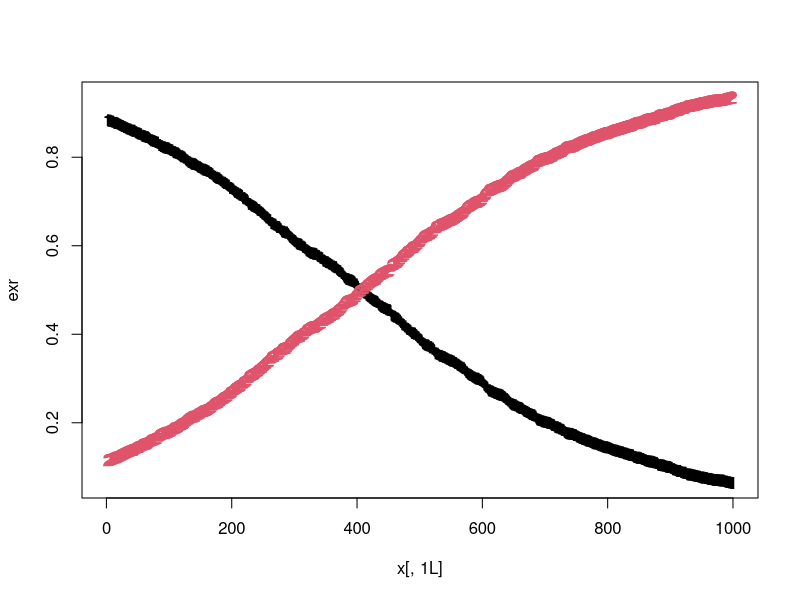
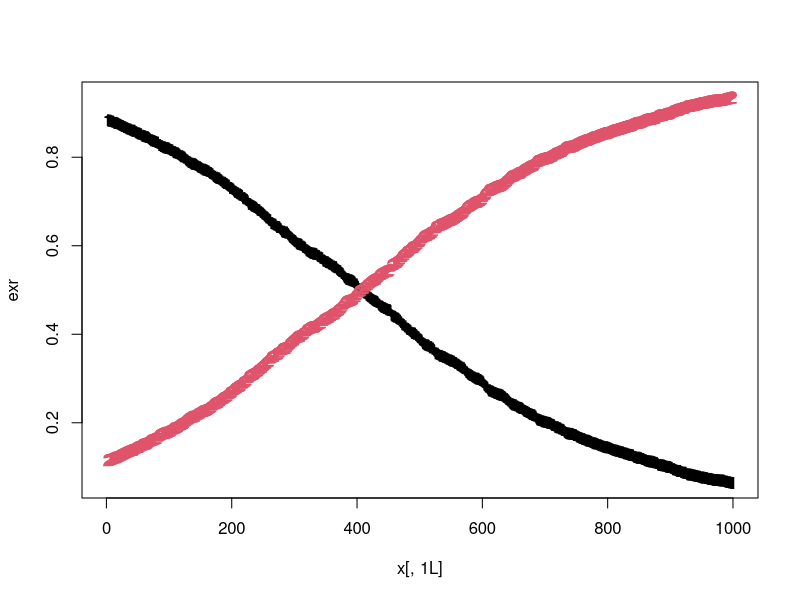
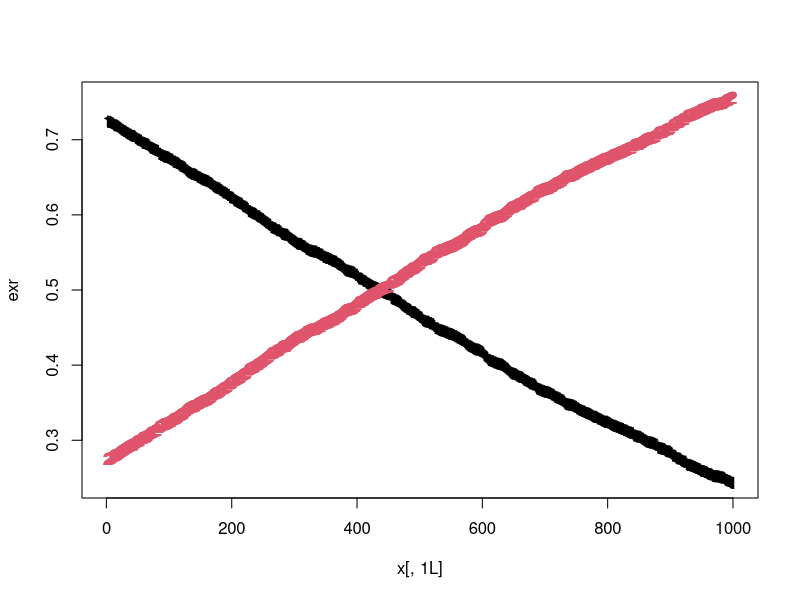
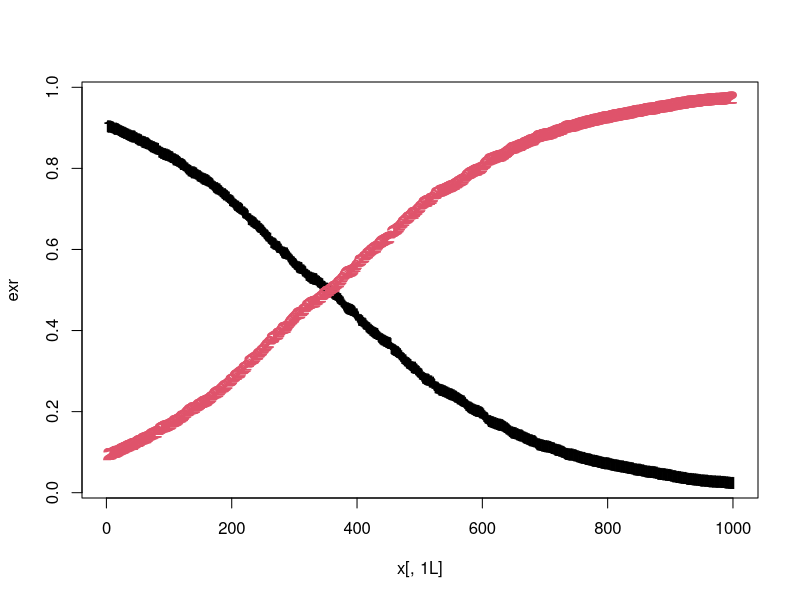
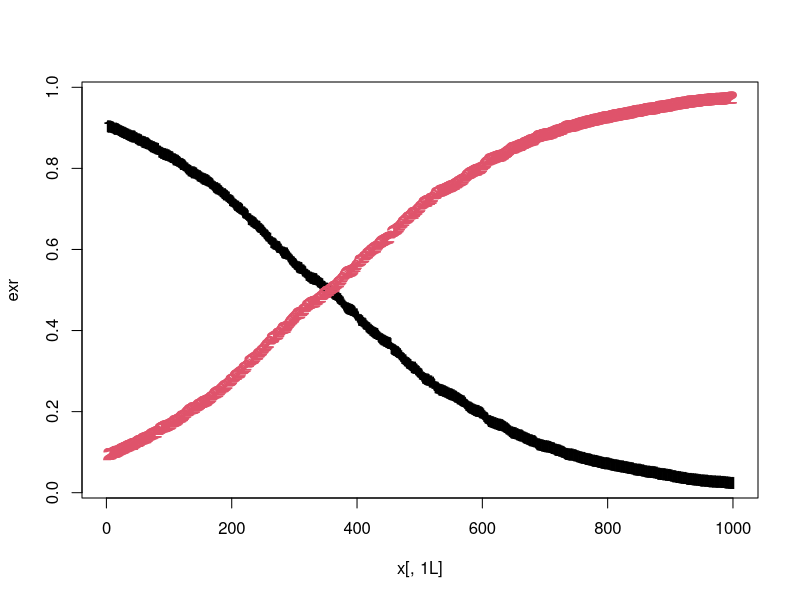
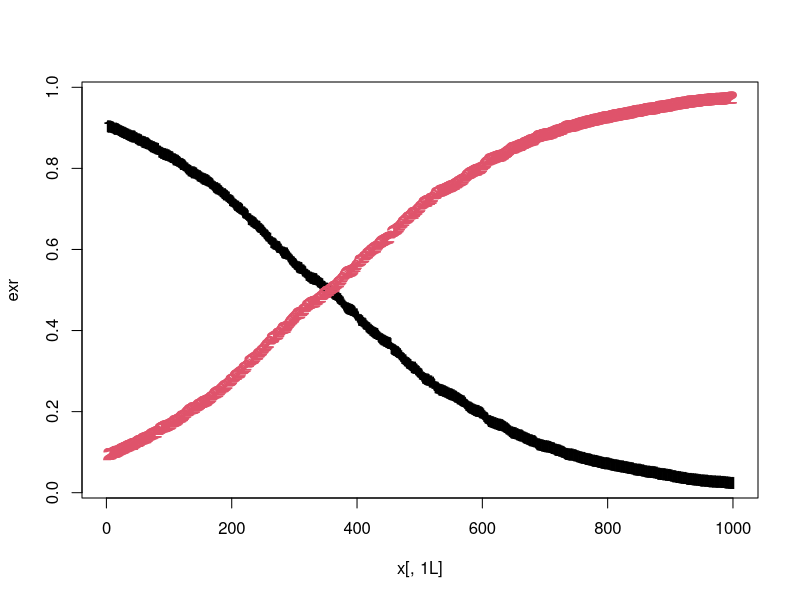
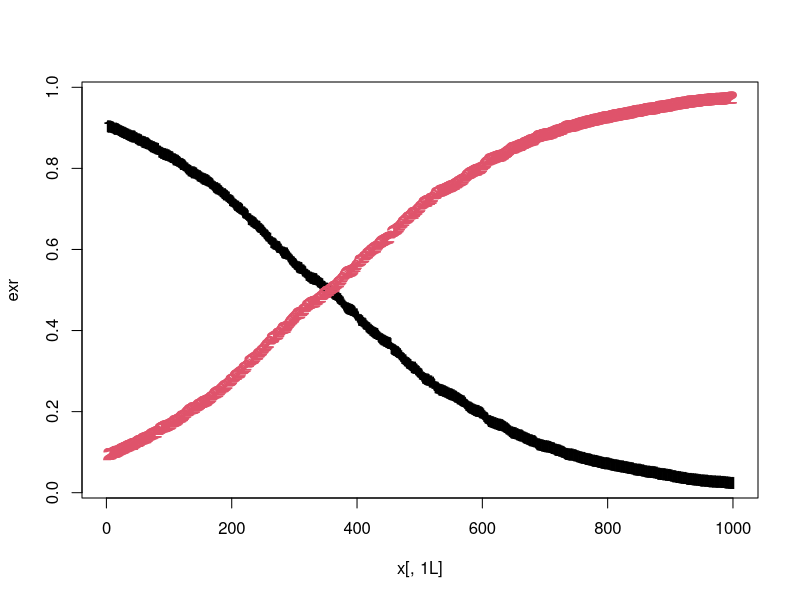
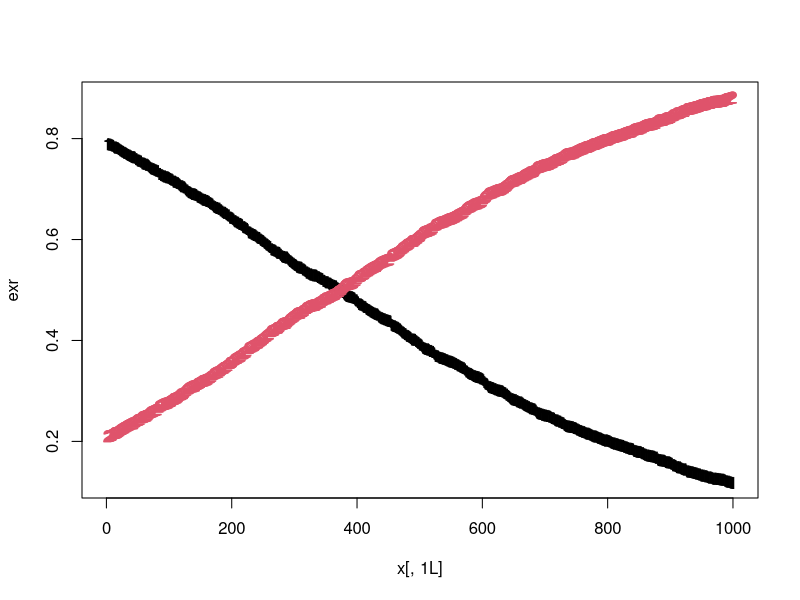

These figures' R source, in order: (Note: this script raises an error after producing the figures.)

library(mvtnorm)
library(MASS)
options(error=dump.frames)

# t - registered time, no censorship, nx1
# t.l, t.u - lower and upper bounds in interval-censored data, nx1 each 
# if data is uncensored, they should be equal (but only t.l is used)
# right.censored - indicator, nx1
# interv.censored - indicator, nx1
# X covariates - nxp
# w - simulated latent times, nx1
# Z - indicator of latent component, n x J
# beta - coeffcients of AFT models, J x p
# sigma - sigma of AFT models, J x 1 
# rho - coefficients of logistic link, J x p

moaftme.sampler <- function(t.l, t.u, right.censored, int.censored, X, J, M, 
        n0, S0, b0, B0, tune) {
    n <- nrow(X)
    p <- ncol(X)

    # samples
    w.samples <- matrix(NA, nrow=M, ncol=n)
    Z.samples <- array(NA, c(M, n, J))
    sigma.samples <- matrix(nrow=M, ncol=J)
    # usar B0
    beta.samples <- array(NA, c(M, J, p))
    rho.samples <- array(NA, c(M, J, p))

    # initial sampling
    Z.samples[1,,] <- t(rmultinom(n, 1, rep(1/J, J)))
    beta.samples[1,,] <- matrix(rnorm(p*J, mean=0, sd=1), ncol=p)
    rho.samples[1,,] <- matrix(rnorm(p*J, mean=0, sd=1), ncol=p)
    # set first col to zero for identifiability
    rho.samples[1,1,] <- matrix(0, nrow=p, ncol=1)
    #sigma.samples[1,] <- matrix(1/rgamma(J, n0/2, n0*S0/2), nrow=1)
    sigma.samples[1,] <- matrix(1, nrow=1, ncol=J)
    w.samples[1,] <- matrix(0, nrow=n)

    accepts <- rep(0, J)

    # main loop
    for (m in 2:M) {
        print(m)

        w.samples[m,] <- sample.w(t.l, t.u, right.censored, int.censored,
                Z.samples[m-1,,],
                X,
                beta.samples[m-1,,],
                sigma.samples[m-1,])
        #w.samples[m,] <- sample.w.2(t.l, t.u, right.censored, int.censored,
        #        X,
        #        beta.samples[m-1,,],
        #        rho.samples[m-1,,],
        #        sigma.samples[m-1,])

        Z.samples[m,,] <- sample.z(w.samples[m,], X,
                beta.samples[m-1,,], 
                rho.samples[m-1,,],
                sigma.samples[m-1,])
        #print (Z.samples[m,,])
        
        if (any(colSums(Z.samples[m,,])==0)) {
        }

        # sample.beta uses log of time
        Y <- log(w.samples[m,])
        #out <- sample.beta.2(Y, X, Z.samples[m,,])
        out <- sample.beta(Y, X, Z.samples[m,,], n0, S0, b0, B0)
        beta.samples[m,,] <- out$beta
        sigma.samples[m,] <- out$sigma
        
        out <- sample.rho(X, Z.samples[m,,], rho.samples[m-1,,], tune)
        rho.samples[m,,] <- out$rho
        accepts <- accepts + out$accept

    }
    acc.rate <- (accepts*100)/m
    list(w.samples=w.samples,Z.samples=Z.samples,sigma.samples=sigma.samples,
            beta.samples=beta.samples,rho.samples=rho.samples,acc.rate=acc.rate)
}

# return .w, 1xp matrix of pseudo-observations
sample.w <- function(t.l, t.u, right.censored, int.censored, Z, X,
        .beta, .sigma) {
    # convert from 0,1 to T,F
    Z <- (Z == 1)
    # by default (no censorship) .w[i] = t.l
    .w <- t.l
    for (i in 1:nrow(t.l)) {
        xtb <- crossprod(X[i,], .beta[Z[i,],])
        s <- .sigma[Z[i,]]
        if (int.censored[i]==1) {
            FlFu <- plnorm(c(t.l[i], t.u[i]), xtb, s)
            # handle case when Fl and Fu ~ 1
            if (FlFu[1] > (1-1e-6)) {
                .w[i] <- runif(1, t.l[i], t.u[i])
            } else {
                .w[i] <- qlnorm(runif(1, FlFu[1], FlFu[2]), xtb, s)
            }
        } else if (right.censored[i]==1) {
            Fl <- plnorm(t.l[i], xtb, s)
            .w[i] <- qlnorm(runif(1, Fl, 1 ), xtb, s)
            .w[i] <- ifelse(is.infinite(.w[i]), t.l[i], .w[i])
        }
        #print(.w[i])
        if (is.infinite(.w[i])) {
            print('Infinite')
        }
        if (is.nan(.w[i])) {
            print('nan')
        }
        if (is.infinite(.w[i]) || is.nan(.w[i])) {
            print(.beta[Z[i,],])
            print(s)
            print(xtb)
            print(sprintf("i=%d, Fl=%f, Fu=%f, rc=%d", i, plnorm(t.l[i], xtb, s), plnorm(t.u[i], xtb, s), right.censored[i]))
        }
 
    }
    .w
}

sample.w.2 <- function(t.l, t.u, right.censored, int.censored, X,
        .beta, .rho, .sigma) {
    # convert from 0,1 to T,F
    .w <- matrix(nrow=1,ncol=nrow(X))
    for (i in 1:nrow(t.l)) {
        if (int.censored[i]==1) {
            Fl <- dF.i(t.l[i], X[i,], .beta, .rho, .sigma)
            Fu <- dF.i(t.u[i], X[i,], .beta, .rho, .sigma)
            Fw <- runif(1, Fl, Fu) 
            f.tmp <- function(w) {
                Fw-dF.i(w, X[i,], .beta, .rho, .sigma)
            }
            t. <- seq(0, 1, 0.01) 
            ft. <- apply(as.matrix(t.), 1,f.tmp)
            .w[i,] <- uniroot(f.tmp, lower=t.l[i], upper=t.u[i])
        } else if (right.censored[i]==1) {
            Fl <- dF.i(t.l[i], X[i,], .beta, .rho, .sigma)
            Fw <- function(w) {
                runif(1, Fl, 1)-dF.i(w, X[i,], .beta, .rho, .sigma)
            }
            print(sprintf("%f %f %f %f" , t.l[i], 1, Fw(t.l[i]), Fw(1)))
            .w[i] <- uniroot(Fw, lower=t.l[i], upper=999)
        } else {
            .w[i] <- t.l[i]
        }
    }
    .w
}

# return nxJ matrix Z where Z[i,j]=1 indicates obs. i comes from component j
sample.z <- function(w, X, .beta, .rho, .sigma) {
    # .p: nxj matrix where .p(i,j) = p(x.i, rho.j)
    xtr <- tcrossprod(X, .rho)
    # logs to (try to) avoid overflow
    .p <- exp(xtr - repmat(log(rowSums(exp(xtr))), 1, nrow(.rho)))

    # .f: nxj matrix where .f(i,j) = .f_j(x.i, .beta.j) 
    .f <- dlnorm(repmat(w, 1, ncol(.p)), tcrossprod(X,.beta), repmat(matrix(.sigma,nrow=1), nrow(X), 1))
    # h: nxj matrix where

    #hist(w, 20)
    #print(w)
    #print (.f)

    #h <- matrix(1, nrow=nrow(.p), ncol=ncol(.p))
    #for (j in 1:ncol(.p)) {
    #    for (j2 in 1:ncol(.p)) {
    #        if (j2 != j) {
    #            h[,j] <- h[,j] + (.p[,j2]*.f[,j2])/(.p[,j]*.f[,j])
    #            #(.p[,j2]*.f[,j2])
    #            #(.p[,j]*.f[,j])
    #            #print((.p[,j2]*.f[,j2])/(.p[,j]*.f[,j]))
    #            #(1 + (.p[,j2]*.f[,j2])/(.p[,j]*.f[,j]))^(-1)
    #        }
    #    }
    #}
    #h <- 1/h

    h <- .f * .p

    if (any(is.nan(h))) {
        #print("nan")
        #print(xtr)
        ##print(rowSums(exp(xtr)))
        #print(.p)
        #print(.f)
    }

    Z <- matrix(nrow=nrow(X), ncol=nrow(.beta))
    for (i in 1:nrow(X)) {
        Z[i,] <- rmultinom(1, 1, h[i,])
    }
    Z
}

# Y: log(w)
# z: column of memberships for jth component
sample.beta <- function(Y,X,Z,n0,S0,b0,B0) {

    #J x p
    out.beta <- matrix(NA, nrow=ncol(Z), ncol=ncol(X))
    #1 x J
    out.sigma <- matrix(NA, nrow=1, ncol=ncol(Z))
    for (j in 1:nrow(out.beta)) {
        #out <- sample.beta.j(Y, X, Z.samples[m,,j], sigma.samples[m-1,j]^2, n0, S0, b0, B0)  
        #sigma.samples[m,j] <- sqrt(out$sig2j)
        #beta.samples[m,j,] <- t(out$beta.j)
        X.s<- matrix(X[Z[,j]==1,],nrow=sum(Z[,j]) ,ncol=ncol(X))
        Y.s<- Y[Z[,j]==1]
        .n <-nrow(X.s)
        p <- ncol(X.s)
        b0<-matrix(0,ncol(X.s),1)
        B0<-1000*diag(ncol(X.s))
        B1<- ginv(ginv(B0) + t(X.s) %*% X.s)
        b1<-B1%*%(ginv(B0)%*%b0 + t(X.s)%*%Y.s)
        beta.h<- ginv(t(X.s)%*% X.s ) %*% t(X.s) %*% Y.s
        n1<-n0 + .n
        #beta.j<- t(rmvt(1,B1,n1)) + b1
        beta.j<- t(rmvt(1,B1,n1)) + b1
        S2 <- t(Y.s)%*% ( diag(.n) - X.s%*%ginv(t(X.s)%*% X.s)%*%t(X.s) )%*% Y.s / (.n - ncol(X.s))
        n1S1<-n0*S0 + (.n-p)*S2[1,1] + t(beta.h - b0)%*% ginv( B0 + ginv(t(X.s)%*%X.s) ) %*% (beta.h -b0)
        out.sigma[j] <- sqrt(1/ rgamma(1,n1/2,n1S1/2))
        out.beta[j,] <- beta.j 
        #while (is.nan(sigma.j))  {
        #    sigma.j <- 1/ rgamma(1,n1/2,n1S1/2)
        #}
    }
    list(beta=out.beta,sigma=out.sigma)
}

sample.beta.2 <- function(Y, X, Z) {
    #J x p
    out.beta <- matrix(NA, nrow=ncol(Z), ncol=ncol(X))
    #1 x J
    out.sigma <- matrix(NA, nrow=1, ncol=ncol(Z))

    # 0,1 -> T,F for indexing
    Z <- (Z==1)
    for (j in 1:nrow(out.beta)) {
        X.s <- X[Z[,j],]
        Y.s <- matrix(Y[Z[,j]],ncol=1)
        fit = lm(Y.s ~ 0 + X.s)
        .beta.hat <- matrix(fit$coef, c(1, fit$rank))
        s2 <- sum(fit$residuals^2)/fit$df.residual
        shape <- fit$df.residual/2
        rate <- fit$df.residual/2 * s2
        vbeta <- vcov(fit)/s2
        out.sigma[j] <- sqrt(1/rgamma(1, shape=shape, rate=rate))
        print(.beta.hat)
        print(vbeta)
        .beta <- mvrnorm(1, rep(0, ncol(.beta.hat)), vbeta) 
        out.beta[j,] <- .beta.hat + .beta * out.sigma[j]
    }
    #log.post <- function(.beta) {
    #    P1 <- X %*% solve(t(X.s) %*% X) %*% t(X)
    #    -(p+1)/2 * log(n+1) - n/2 * log(t(y) %*% y -n/(n+1) * t(y) %*% P1 %*% y - 1/(n+1) * t(.beta) %*% t(X) %*% P1 %*% X %*% .beta)
    #}
    list(beta=out.beta, sigma=out.sigma)
}

# .rho: rho matrix Jxp
# tune: variance of proposal distrib
#  Z: nxJ membership matrix
# returns 1
sample.rho <- function(X, Z, .rho, tune) {
    # log posteriors of rows of a rho matrix
    # as a vector of length J
    log.post <- function(r) {
        # TODO flatness for log.pri
        log.pri <- dmvnorm(r, rep(0, ncol(X)), 10*diag(ncol(X)),log=TRUE)
        exr <- exp(tcrossprod(X, r))
        exr <- exr/repmat(rowSums(exr), 1, ncol(exr))
        log.lik <- colSums(log(exr))
        log.lik + log.pri
    }

    cand.rho <- matrix(NA, nrow=nrow(.rho), ncol=ncol(.rho))
    # set to zero for identifiability
    cand.rho[1,] <- 0
    for (j in 2:nrow(.rho)) {
        cand.rho[j,] <- rmvnorm(1, .rho[j,], tune*diag(ncol(.rho)))
    }
    # vector of ratios J
    ratio <- exp(log.post(cand.rho) - log.post(.rho)) 

    accept <- rep(0, nrow(.rho))
    for (j in 2:nrow(.rho)) {
        if (runif(1) < ratio[j]) {
            accept[j] <- 1
            .rho[j,] <- cand.rho[j,] 
        } 
    }

    exr <- exp(tcrossprod(X, .rho))
    exr <- exr/repmat(rowSums(exr), 1, ncol(exr))
    matplot(y=exr)
    #matplot(t(.rho), type='l')

    list(rho=.rho,accept=accept)
}

# matlab-like
repmat <- function(a,n,m) { kronecker(matrix(1, n, m), a) }

# F(t_i | x_i, theta)
dF.i <- function(t.i, x.i, .beta, .rho, .sigma) {
    .p <- exp(tcrossprod(x.i, .rho))
    .p <- .p/repmat(rowSums(.p), 1, ncol(.p))
    sum(.p*plnorm(t.i, meanlog=tcrossprod(x.i,.beta), sdlog=.sigma))
}

df.i <- function(t.i, x.i, .beta, .rho, .sigma) {
    .p <- exp(tcrossprod(x.i, .rho))
    .p <- .p/repmat(rowSums(.p), 1, ncol(.p))
    sum(.p*dlnorm(t.i, meanlog=tcrossprod(x.i,.beta), sdlog=.sigma))
}

sim.data <- function(plot=FALSE) {
    n <- 1000
    X <- matrix(sort(runif(n, -2, 2)),ncol=1)
    .beta <- matrix(c(1,-1), nrow=2)
    .rho <- matrix(c(16, 8), nrow=2)
    .sigma <- matrix(c(.2, .1), nrow=1)
    .p <- 1/(1+exp(-.rho[1]*X))
    z <- rbinom(length(X), 1,  .p) 
    t0 <- exp(.beta[1]*X[z==0])*exp(rnorm(sum(z==0))*.sigma[1]) 
    t1 <- exp(.beta[2]*X[z==1])*exp(rnorm(sum(z==1))*.sigma[2]) 
    if (plot) {
        plot(X, .p, type="l", ylab="t", col="green", xlim=c(-2,2), ylim=c(0, 2))
        points(X[z==0], t0, col="blue", xlim=c(-2,2))
        points(X[z==1], t1, col="red",  xlim=c(-2,2))
        #dev.print(device=pdf,"simdata.pdf")
    }
    t.l <- matrix(c(t0, t1),ncol=1)
    t.u <- t.l
    right.censored <- rep(0, n)
    int.censored <- rep(0,n)
    list(t.l=t.l,t.u=t.u,
            right.censored=right.censored,
            int.censored=int.censored,
            z=z,
            beta=.beta,
            rho=.rho,
            sigma=.sigma,
            X=X)
}

test.sample.z <- function() {
    d <- sim.data() 
    # use uncensored data
    w <- d$t.l
    z <- sample.z(w, d$X, d$beta, d$rho, d$sigma)
    print(d$z)
    print(z)
}

test.sample.w <- function() {
    n <- 40
    X <- matrix(0.1, nrow=n)
    x.i <- X[1,]
    .beta <- matrix(c(1), nrow=1)
    .sigma <- matrix(c(.2), nrow=1)

    t. <- seq(0, 2, 0.001) 
    Z <- matrix(1,nrow=nrow(X))

    # all int censored
    rc <- rep(0, length(t.))
    ic <- rep(1, length(t.))

    l <- 1.0
    u <- 1.4
    t.l <- matrix(rep(l, nrow(X)), ncol=1)
    t.u <- matrix(rep(u, nrow(X)), ncol=1)
    w <- sample.w(t.l, t.u, rc, ic, Z, X, .beta, .sigma) 

    xtb <- x.i*.beta
    sdlog <- .sigma
    F. <- plnorm(t., xtb, sdlog)
    f. <- dlnorm(t., xtb, sdlog)

    plot(t., F., type='l', col="red", xlim=c(0, max(t.)))
    lines(t., f./2, col="black", lty=4)
    lines(c(l, l), c(0, 10), col="gray")
    lines(c(u, u), c(0, 10), col="gray")
    Fl <- plnorm(l, xtb, sdlog)
    Fu <- plnorm(u, xtb, sdlog)
    Fw <- plnorm(w, xtb, sdlog)
    lines(c(0, max(t.)), c(Fl, Fl), col="green")
    lines(c(0, max(t.)), c(Fu, Fu), col="blue")
    points(w, rep(0, length(w)), pch='|')
    points(rep(0, length(Fw)), Fw, pch='-')
    #dev.print(device=pdf,"samplew.pdf")
}

test.sample.beta.j <- function() {
    z<-sample(c(0,1),size=1000,prob=c(0.4, 0.6) ,replace=T)
    X<-cbind(1,rnorm(1000))
    b<-matrix(c(2,5),2,1)
    Y<-X %*% b + rnorm(1000)

    sample.beta.j(Y,X,z,sig2j=3,n0=1,S0=2,b0=matrix(0,2,1),B0=100*diag(2))
}

test.sample.rho <- function() {
    d <- sim.data() 
    # use uncensored data
    w <- d$t.l
    tune <- 1
    Z <- sample.z(w, d$X, d$beta, d$rho, d$sigma)
    .rho <- matrix(c(2, 3), ncol=1) 
    for (i in 1:100) {
        out <- sample.rho(d$X, Z, .rho, tune)
        .rho <- out$rho
        #print(out$accept)
        #print(.rho)
    }
}

test.sampler.1 <- function() {
    n0 <- 1
    S0 <- diag(100)
    b0 <- 1
    B0 <- 1
    tune <- 1
    M <- 5000
    J <- 2

    sim <- sim.data()
    X <- cbind(rep(1,nrow(sim$X)), sim$X)

    rc <- sim$right.censored
    ic <- sim$int.censored

    out <- moaftme.sampler(sim$t.l, sim$t.u, rc, ic, X, J, M, 
        n0=1, S0=2, b0=matrix(0,2,1), B0=100*diag(2), tune)
}

test.sampler.2 <- function() {
    n0 <- 1
    S0 <- diag(100)
    b0 <- 1
    B0 <- 1
    tune <- 50
    M <- 3000
    J <- 2

    d <- read.table('flourbeetle.txt', header=TRUE)

    X <- model.matrix(~ X1, d)

    rc <- d$rc
    ic <- d$ic
    t.l <- matrix(d$t.l,ncol=1)
    t.u <- matrix(d$t.u,ncol=1)

    out <- moaftme.sampler(t.l, t.u, rc, ic, X, J, M, 
        n0=1, S0=2, b0=matrix(0,2,1), B0=100*diag(2), tune)
    out
}

moaftme.MCEM <- function(t.l, t.u, right.censored, int.censored, X, J, M) {

    n <- nrow(X)
    p <- ncol(X)
    .beta <- rnorm(p*J, 0, 1e-6)
    .rho  <- rnorm(p*J, 0, 1e-6)
    .sigma <- 1/rgamma(J, 1/2, 1/2)

    wm <- matrix(NA, nrow=M, ncol=p)
    for (m in 1:M) {

    }

}

#test.sample.beta.j()
#test.sampler.1()
#out <- test.sampler.2()

if (FALSE) {
    ts.plot(out$beta[,1,1])
    plot(density(out$beta[,1,1]))
    ts.plot(out$beta[,1,2])
    ts.plot(out$beta[,2,1])
    ts.plot(out$beta[,2,2])
    ts.plot(out$sigma[,1])
    plot(density(out$sigma[,1]))
    ts.plot(out$sigma[,2])
    ts.plot(out$sigma[,3])
    ts.plot(out$rho[,2,1])
    ts.plot(out$rho[,3,1])
    matplot(cbind(out$beta[,1,1], 10*out$sigma[,1]), type='l')
    matplot(out$beta[,1,1:2], type='l')
    matplot(out$rho[,1,1:2], type='l')
    matplot(out$rho[,2,1:2], type='l')
}

#test.sample.rho()
#test.sample.w()
#test.sample.z()
#sim.data(TRUE)
#package.skeleton(name="moaftme", namespace=TRUE)
test.sampler.1()
#test.sampler.2()
